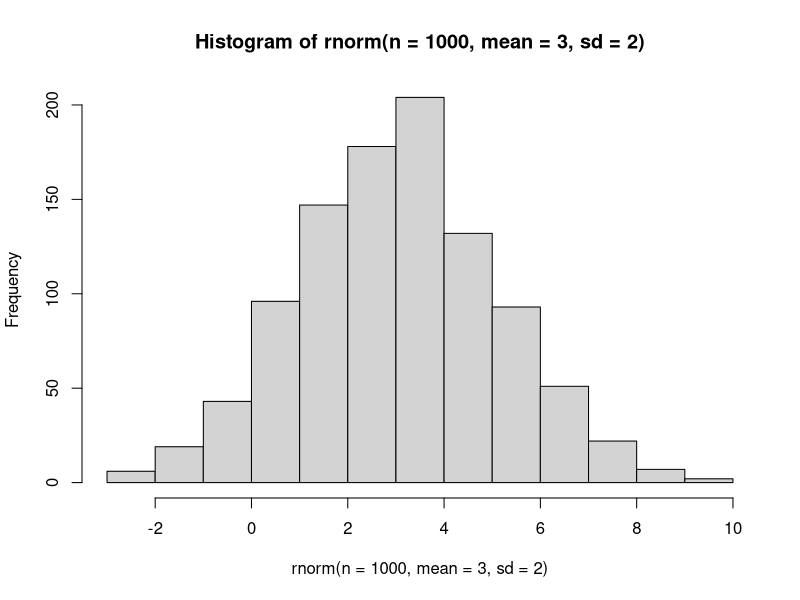
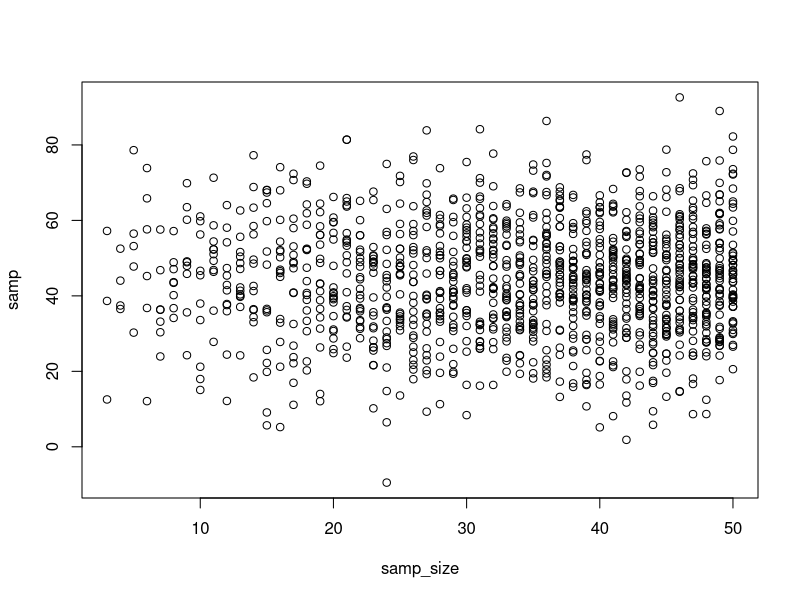
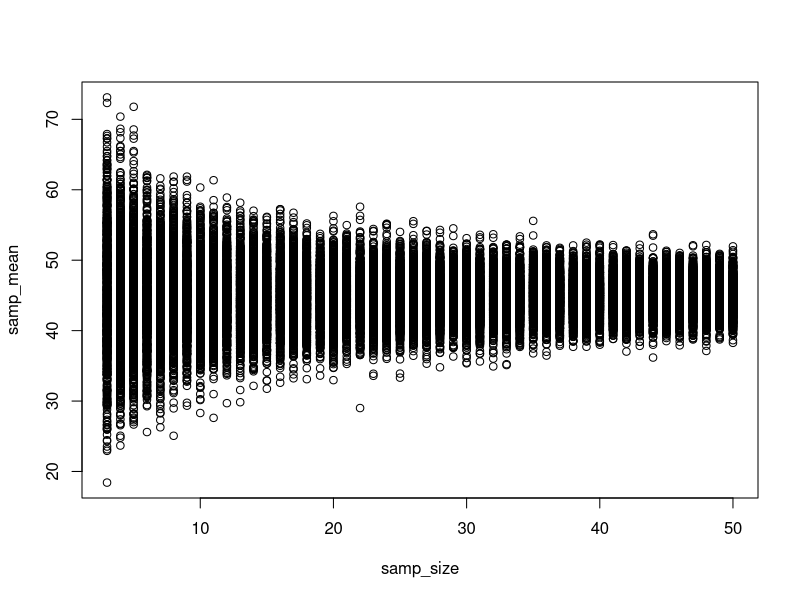
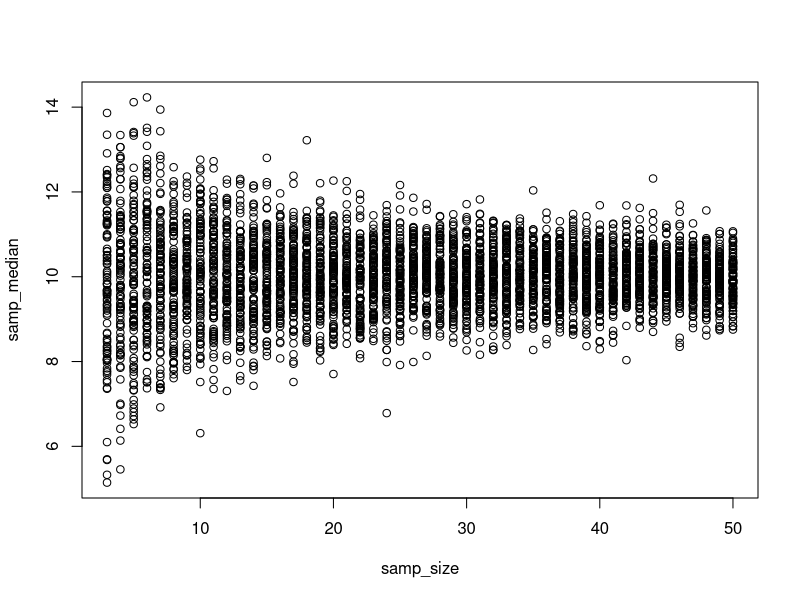
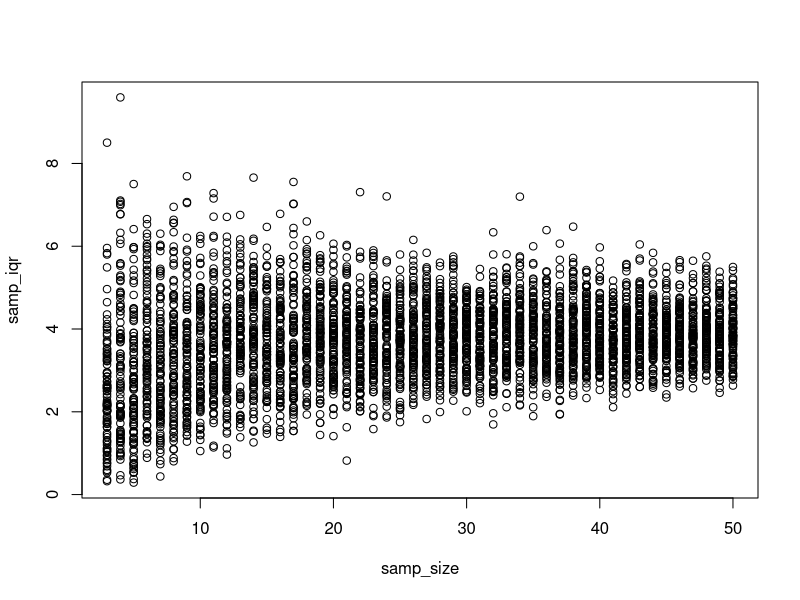

Write the R code that produced these figures, in order. (Note: this script raises an error after producing the figures.)
################################
#
# Simulation and Sampling
# HOW BIG SHOULD MY SAMPLE SIZE BE?
#
# 2020-09-22
#
################################

# Libraries
library(dplyr)
library(purrr)


# Random number generation
  # different ones for each prob dist.

#### Normal Population ####
# rnorm = random normal numbers
rnorm(n=5, mean = 3, sd = 2)
hist(rnorm(n=1000, mean = 3, sd = 2))

# these are actually "pseudo-random"
  # let's show this:
  # the number that starts with is the "seed"

# If you keep running this, it will produce the same numbers
set.seed(607)
rnorm(5, mean = 3, sd = 2)

  # set.seed allows reproducibility of randomness

#### Binomial Dist-- flipping a coin ####
# How many heads to we get if we flip an unbiased coin 10 times
# repeat 10 flips 1 time
rbinom(n= 1, prob= 0.5, size = 10 )

# repeat 10 flips 100 times
rbinom(n=100, prob = 0.5, size = 10)

#### equal probability of any number in a range ####
runif(n = 50, min = -5, max = 5)

# random whole numbers
runif(10, min = 0, max = 10) %>%
  round()


#### If we make assumptions about a population, then let's sample ####
# make choices based on something that is biologically plausible
  # plausible ranges/ averages to use during a simulation

#### Start by making some assumptions

# Mean of pop
mean_pop <- 45
sd_pop <- 15

# Let's set up our simulation
# We want to test what sample size we need!!!! ***

samp_sim <- data.frame(samp_size = 3:50)

# NOW we need to do some simulations

  # If we just wanted ranom draws:
rnorm(3:50, mean_pop, sd_pop)

  # If we wanted to do random draws with the data
samp_sim_one_replicate <- samp_sim %>%
  rowwise(samp_size) %>% # groups by row number -- good for iterating over multiple params
  summarize(samp = rnorm(samp_size, mean = mean_pop, sd = sd_pop))

# Simulated data at different sample sizes: ****
head(samp_sim_one_replicate)

plot(samp ~ samp_size, data = samp_sim_one_replicate)

# What if we want to estimate the mean** at each sample size, a huge number of times
samp_sim_means <- samp_sim %>%
  rowwise(samp_size) %>% # groups by row number (which is sample size?)-- good for iterating over multiple params
  summarize(samp_mean =  replicate(1000,
              rnorm(samp_size, 
                    mean = mean_pop, 
                    sd = sd_pop) %>%
              mean()))

# Convergence of sample mean as sample size increases!!! ***
plot(samp_mean ~ samp_size, data = samp_sim_means)

# The comment-first approach to simulation:

# Assume some population parameters
# Create a data frame with a variety of plausible sample sizes/ properties
# For each sample size (set of params)...
# Replicate calculating estimated paramets from a random draw, some number of times

#### Let's get simulated mean and SDs to examine sample size

# Assume some population parameters
mean_pop <- 45
sd_pop <- 15

# Create a data frame with a variety of plausible sample sizes/ properties
sim_results <- data.frame(samp_size = 3:30) %>%
  # For each sample size (set of params)...
  rowwise(samp_size) %>%
  
  # Replicate calculating estimated parameters
  # from a random draw, 
  # some number of times
  summarize(samp_mean = replicate(100, 
                                  mean(rnorm(n= samp_size, mean = mean_pop, sd = sd_pop))),
            samp_sd = replicate(100,
            sd(rnorm(n = samp_size, mean = mean_pop, sd = sd_pop))))


# I replicated 100 simuations twice...
# What if I only did it once, and made a DF for each simulation
# Create a df with a variety of plausible sample sizes/properties
sim_results <- data.frame(samp_size = 3:30) %>%
  # For each sample size (set of params)...
  rowwise(samp_size) %>%
  
  # Replicate calculating estimated parameters
  # from a random draw
  # some # of times (100 times)
  summarize(map_df(1:100,
                   ~data.frame(sim = .x,
                               samp_mean = mean(rnorm(samp_size, mean_pop, sd_pop)),
                               samp_sd = sd(rnorm(samp_size, mean_pop, sd_pop)))))


#### FADED EXAMPLES ###

#Some preperatory material
set.seed(42)
mean_pop <- 10
sd_pop <- 3
nsim <- 100
sampSim <- data.frame(samp_size = 3:50)

# Mean simulations
sampSim %>%
  rowwise(samp_size) %>% 
  summarize(samp_mean =
              replicate(nsim,
                        rnorm(samp_size, mean_pop, sd_pop) %>%
                          mean()))

# Median simulations

median_sims <- samp_sim %>%
  rowwise(samp_size) %>% 
  summarize(samp_median =
              replicate(nsim,
                        rnorm(samp_size, mean_pop, sd_pop) %>%
                          median()))

plot(samp_median ~ samp_size, data = median_sims)

# IQR sim
iqr_sims <- samp_sim %>%
  rowwise(samp_size) %>%
  summarize(samp_iqr =
              replicate(nsim,
                        rnorm(samp_size, mean_pop, sd_pop) %>%
                          IQR()))

plot(samp_iqr ~ samp_size, data = iqr_sims)


# Sample and sift
sim_results_common_sim <- samp_sim %>%
  rowwise(samp_sim) %>%
  summarize(map_df(1:50,
                   ~data.frame(sim = .x,
                               sample_values = rnorm(samp_size,
                                                     mean_pop,
                                                     sd_pop)))) %>%
  group_by(samp_size, sim) %>%
  summarize(mean_samp = mean(sample_values),
            sd_samp = sd(sample_values),
            median_samp = median(sample_values))

str(samp_size)
